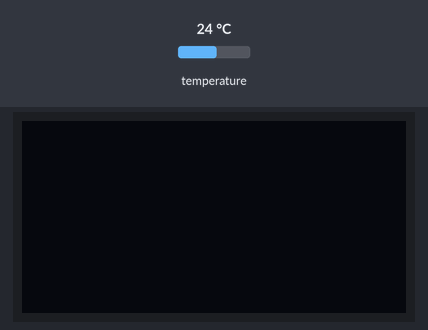
Simulated run of this program. Board: ESP32 board running MicroPython. Parts: 128×64 one-colour display. The inputs (shaded band) are chosen by the test bench; at power-on: temperature 24 °C. Library files of the repository ran but are not shown: ssd1306.py; what the program prints to the serial console is not drawn.

Above: at 1.2 s.
1.3 s: temperature set to 12 °C
At 3.4 s:
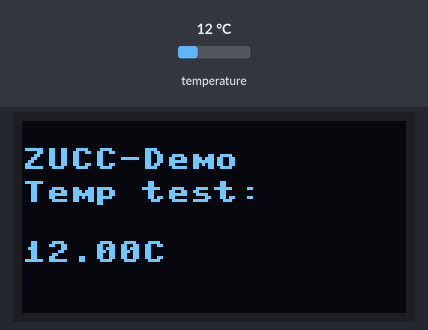
4.3 s: temperature set to 19 °C
7.5 s: temperature set to 28 °C
At 9.2 s:
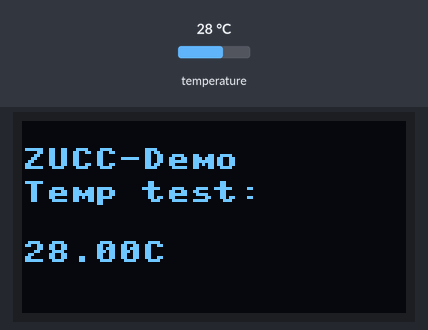
Timing chart, 0 to 10.7 s (numbered marks = the images above; inputs shaded):
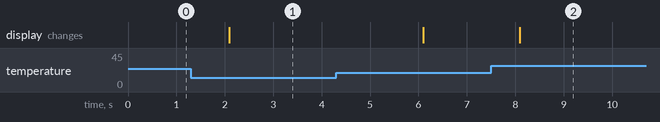

The program:

main_example.py
```python
from machine import Pin, SoftI2C, Timer
from ssd1306 import SSD1306_I2C
import onewire
import ds18x20

#oled show
i2c=SoftI2C(scl=Pin(22),sda=Pin(21))
oled = SSD1306_I2C(128,64,i2c)
#初始化DS18B29
ow=onewire.OneWire(Pin(33))#使能单总线
ds=ds18x20.DS18X20(ow)#传感器是DS18B20
rom=ds.scan()#扫描单总线上的传感器地址,支持多个传感器同时连接
rom_id=rom[0]#获取第一个ROM的ID
print(rom_id)#显示该ID

def temp_get(tim):
    ds.convert_temp()
    #温度显示,rom[a]为第1个DS18B29
    temp = ds.read_temp(rom[0])
    #OLED数据显示
    oled.fill(0)#清屏背景黑色
    oled.text('ZUCC-Demo',0,9)
    oled.text('Temp test:',0,20)
    #显示temp,保留2位小数
    oled.text(str('%.2f'%temp)+'C',0,40)
    oled.show()

#开启RTOS定时器,编号为-1
tim=Timer(-1)
#定时器周期为299ems
tim.init(period=2000,mode=Timer.PERIODIC,callback=temp_get)
```

Measured:
- after the input at 1.3 s, the display: changes after 0.79 s (image 1)
- after the input at 7.5 s, the display: changes after 0.59 s (image 2)
